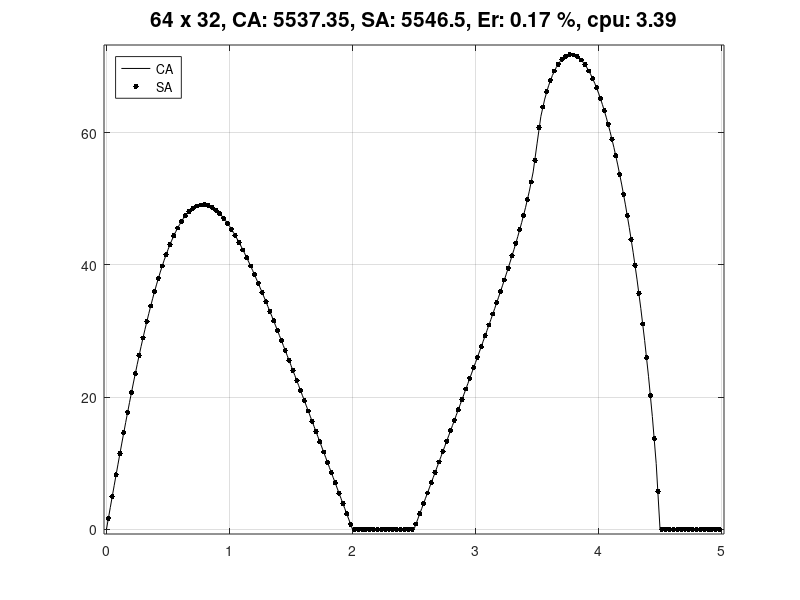

Write MATLAB code to recreate this figure.

clear all; tstart=tic; k=100; t=0.01; kt=k*t; qin=100;

ny=32;ny=min(ny,90);ny=round(ny/2)*2;nx=ny*2;nel=nx*ny;

nys=ny/2;Ntsa=nys*(nx-1)+nx*(nys+1) ;Ntca=(nys+1)*(nx-1);
Kca=kt/6*[4 -1 -2 -1;-1 4 -1 -2;-2 -1 4 -1;-1 -2 -1 4];

lc=zeros(nx*nys,4);my=nys+1;
for i=1:nx;
for j=1:nys;
lc((i-1)*nys+j,1)=my*(i-1)+j;
lc((i-1)*nys+j,2)=lc((i-1)*nys+j,1)+my;
lc((i-1)*nys+j,3)=lc((i-1)*nys+j,2)+1;
lc((i-1)*nys+j,4)=lc((i-1)*nys+j,1)+1;
end;
end;
K=zeros(Ntca+2*(nys+1),Ntca+2*(nys+1));
for n=1:nx*nys;
for i=1:4;
for j=1:4;
K(lc(n,i),lc(n,j))=K(lc(n,i),lc(n,j))+Kca(i,j);
end;
end;
end
Ksca=K(nys+2:(nx+1)*(nys+1)-nys-1,nys+2:(nx+1)*(nys+1)-nys-1); 
gca=zeros(Ntca,1);
for i=1+nys:my:nys*2*my-my;gca(i)=2*qin/nx;end;gca(ny*my)=qin/nx ;
tca=Ksca\gca;disca=gca'*tca;clear Ksca;clear Kca;

Ksa=kt/2*[5 1 -3 -3; 1 5 -3 -3; -3 -3 5 1; -3 -3 1 5] ;
ls=zeros(nx*nys,4);
for j=1:nx;
for i=1:nys;
ls((j-1)*nys+i,1)=(j-1)*(ny+1)+nys+i+1;
ls((j-1)*nys+i,2)=ls((j-1)*nys+i,1)-1;
ls((j-1)*nys+i,3)=j*(ny+1)+i;
ls((j-1)*nys+i,4)=ls((j-1)*nys+i,3)-ny-1;
end;
end
K=zeros(Ntsa+ny,Ntsa+ny);
for n=1:nx*nys;
for i=1:4;
for j=1:4;
K(ls(n,i),ls(n,j))=K(ls(n,i),ls(n,j))+Ksa(i,j) ;
end;
end;
end;
Kssa=K(nys+1:Ntsa+nys,nys+1:Ntsa+nys);clear K; 
gsa=zeros(Ntsa,1);
for i=1+nys:2*nys+1:ny*(ny+1)-nys;gsa(i)=qin/(ny);end;
tsa=Kssa\gsa;dissa=gsa'*tsa;clear Kssa;

figure('Position',[1 1 1600 800]); axes('fontsize',15)
xnod=0:2/nx:5;px=1/nx:2/nx:5-1/nx ;
test=[0 (tca(1:my:(nx-2)*my+1))' (0:2/nx:.5)*0 (tca((nx-1)*my:-my:my))'...
(0:2/nx:.5)*0];
td=[tsa(1:ny+1:(2*nys+1)*nx-ny)' (0:2/nx:.5-2/nx)*0 ...
tsa((ny+1)*nx-nys :-(ny+1) :nys+1 )' (0:2/nx:.5-2/nx)*0];
plot(xnod,test,'k');hold on;
plot(px,td,'.k','MarkerSize',12);hold on; grid on;
axis([-.02 5.02 -max(tca)/100 max(max(tca),max(td))/.98])
Error=(dissa-disca)*200/(dissa+disca);telapsed=toc(tstart);
title([num2str(nx),' x ',num2str(ny),', CA: ',num2str(disca,'%0.6g'),...
', SA: ',num2str(dissa,'%0.6g'),', Er: ',num2str(Error,'%0.2g'),...
' %, ','cpu: ',num2str(telapsed,'%0.3g')],'fontsize', 15)
legend('CA ','SA ','Location','NorthWest')

max(test)

